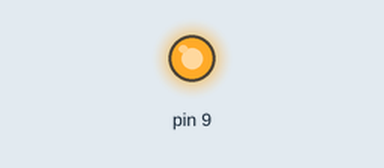
The sketch below on a simulated Arduino Uno, built with avr-gcc and run on an emulated ATmega328P. On the bench: output pins drawn as LEDs (lit = HIGH).

Above: at 0.2 s.
At 5.5 s:
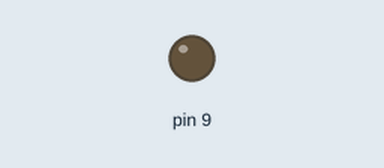
Timing chart, 0 to 8.1 s (numbered marks = the images above):
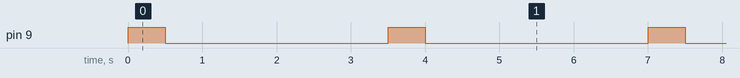

Measured:
- by itself, pin 9: alternates HIGH for 0.50 s and LOW for 3.0 s

The sketch:

step_7_blinking.ino
```cpp
// the setup function runs once when you press reset or power the board
void setup() {
  // initialize digital pin LED_BUILTIN as an output.
  pinMode(9, OUTPUT);
}

// the loop function runs over and over again forever
void loop() {
  digitalWrite(9, HIGH);  // change state of the LED by setting the pin to the HIGH voltage level
  delay(500);                      // wait for a second
  digitalWrite(9, LOW);   // change state of the LED by setting the pin to the LOW voltage level
  delay(3000);                      // wait for a second
}
```
